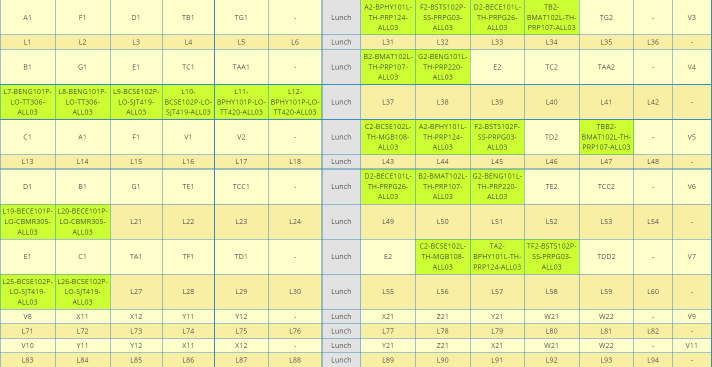
#> input picture Timetable/tt.png, 1423 x 733 px, found by its file name (shown at 1/2 size)
$ python preproc_beta.py
#> lines starting #> are read from the running program, lines starting #| are printed output that depends on the picture
from PIL import Image
import sys


im = Image.open(r'E:\Woman Techies\app\Timetable\tt.png')
#> im is the input picture: PIL image 1423x733 RGBA; mean R, G, B, A 232.3, 240.5, 162, 255


def dist(f, t):
	return int((abs(f[0]-t[0])**2 + abs(f[1]-t[1])**2 + abs(f[2]-t[2]))**0.5)

d = im.size
#> d = (1423, 733)
out = Image.new('RGB', d, (255,255,255))
#> out: PIL image 1423x733 RGB; every value is 255
r = 190
for i in range(d[0]):
	for j in range(d[1]):
		p = im.getpixel((i,j))
		if p[0] <= 200 and p[1] <= 200 and p[2] <= 200: #preprocessing 1
			out.putpixel((i,j), (0,0,0))
		elif p[1] > 200 and p[2] > 200 and p[2] >= p[1]: #preprocessing 2
			out.putpixel((i,j), (0,0,200))
		else: #preprocessing 3 (monotonizing 2)
			dg = dist((203,254,51), p)
			dy = dist((255,255,204), p)
			if dg < dy:
				out.putpixel((i,j), (0,255,0))
			else:
				out.putpixel((i,j), (255,255,0))
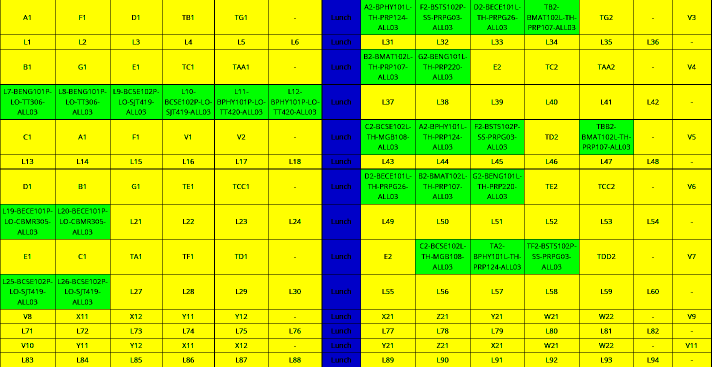
#> out: PIL image 1423x733 RGB (shown at 1/2 size); mean R, G, B 183, 226.9, 10


out.rotate(180).save("ttpxt.png")
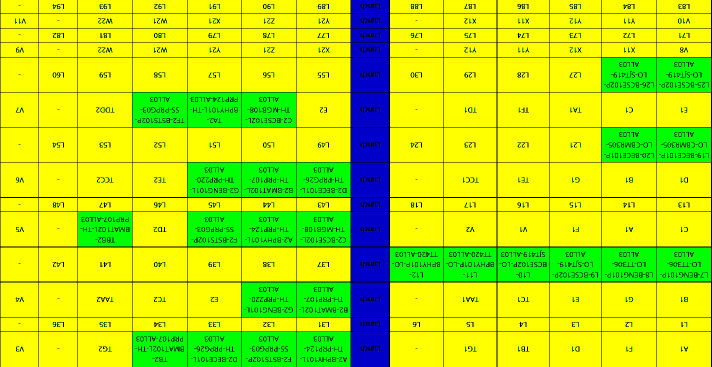
#> saved as ttpxt.png: PIL image 1423x733 RGB (shown at 1/2 size); mean R, G, B 183, 226.9, 10
